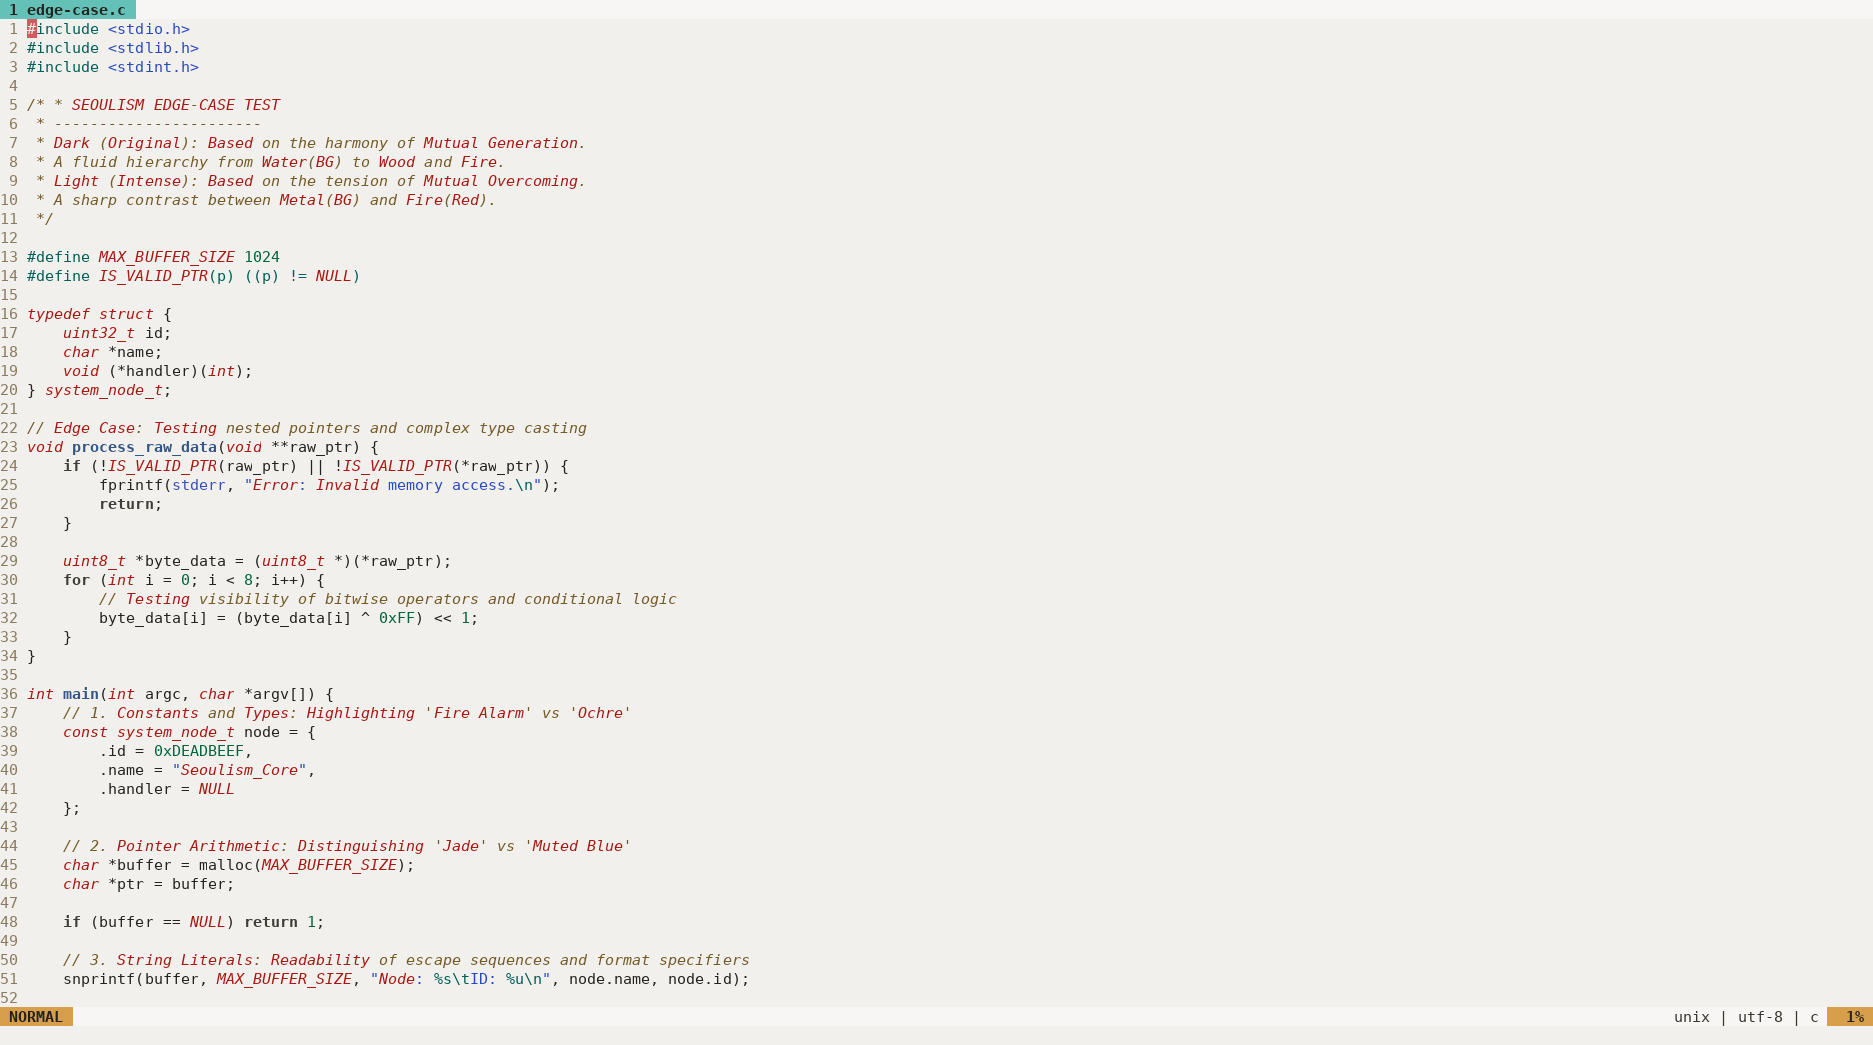

Reproduce this figure in Python.
"""Render code_example.png from the live colorscheme.

Vim opens edge-case.c with colors/seoulism-intense.vim loaded and reports,
for every character, the highlight group it resolves to (syntax items plus
the theme's forced matchadd() rules). The groups' gui colors are read back
from Vim, so the image always reflects the current palette. The tabline and
statusline are drawn from the lightline palette in autoload/.

Requires: vim (with +syntax), matplotlib (for font lookup), Pillow.
Usage:    python3 code_example.py [source.c] [out.png]
"""
import json
import os
import re
import subprocess
import sys
import tempfile

from matplotlib import font_manager
from PIL import Image, ImageDraw, ImageFont

ROOT = os.path.dirname(os.path.abspath(__file__))
SOURCE = sys.argv[1] if len(sys.argv) > 1 else os.path.join(ROOT, 'edge-case.c')
OUTPUT = sys.argv[2] if len(sys.argv) > 2 else os.path.join(ROOT, 'code_example.png')
MAX_LINES = 52
FONT_FAMILY = 'DejaVu Sans Mono'
FONT_SIZE = 15
LINE_HEIGHT = 19
WIDTH = 1873

DUMP_VIM = r"""
function! s:Attr(name) abort
  let id = synIDtrans(hlID(a:name))
  return {'fg': synIDattr(id, 'fg#'), 'bg': synIDattr(id, 'bg#'),
        \ 'bold': synIDattr(id, 'bold') == '1', 'italic': synIDattr(id, 'italic') == '1'}
endfunction
let s:out = {'lines': [], 'groups': {}}
let s:matches = sort(getmatches(), {a, b -> a.priority - b.priority})
for lnum in range(1, min([line('$'), str2nr($MAX_LINES)]))
  let text = getline(lnum)
  let grp = []
  for c in range(strchars(text))
    call add(grp, synIDattr(synIDtrans(synID(lnum, byteidx(text, c) + 1, 1)), 'name'))
  endfor
  for m in s:matches
    let start = 0
    while 1
      let [str, s, e] = matchstrpos(text, m.pattern, start)
      if s < 0 | break | endif
      for c in range(charidx(text, s), charidx(text, e) - 1)
        let grp[c] = m.group
      endfor
      let start = e > s ? e : s + 1
    endwhile
  endfor
  call add(s:out.lines, {'text': text, 'groups': grp})
endfor
for g in ['Normal', 'LineNr', 'Cursor'] + uniq(sort(flatten(map(copy(s:out.lines), 'v:val.groups'))))
  if g != '' | let s:out.groups[g] = s:Attr(g) | endif
endfor
call writefile([json_encode(s:out)], $DUMP_OUT)
qa!
"""


def dump_highlights():
    with tempfile.TemporaryDirectory() as tmp:
        script = os.path.join(tmp, 'dump.vim')
        out = os.path.join(tmp, 'dump.json')
        with open(script, 'w') as f:
            f.write(DUMP_VIM)
        env = dict(os.environ, DUMP_OUT=out, MAX_LINES=str(MAX_LINES))
        subprocess.run(
            ['vim', '-Nu', 'NONE', '-i', 'NONE', '-es',
             '--cmd', 'set rtp^=' + ROOT + ' termguicolors',
             '-c', 'filetype on | syntax on | colorscheme seoulism-intense',
             '-c', 'edit ' + SOURCE.replace(' ', r'\ '),
             '-c', "execute 'doautocmd Syntax' &syntax",
             '-c', 'source ' + script],
            env=env, stdout=subprocess.DEVNULL, check=False)
        with open(out) as f:
            return json.load(f)


def lightline_palette():
    path = os.path.join(ROOT, 'autoload', 'lightline', 'colorscheme', 'seoulism_intense.vim')
    with open(path) as f:
        return dict(re.findall(r"let s:(\w+)\s*=\s*\['(#[0-9a-fA-F]{6})'", f.read()))


def load_fonts():
    fonts = {}
    for bold in (False, True):
        for italic in (False, True):
            prop = font_manager.FontProperties(
                family=FONT_FAMILY, weight='bold' if bold else 'normal',
                style='oblique' if italic else 'normal')
            fonts[bold, italic] = ImageFont.truetype(font_manager.findfont(prop), FONT_SIZE)
    return fonts


def render(data):
    groups = data['groups']
    normal = groups['Normal']
    ll = lightline_palette()
    fonts = load_fonts()
    cw = fonts[False, False].getlength('M')
    lh = LINE_HEIGHT
    height = lh * (len(data['lines']) + 3)

    img = Image.new('RGB', (WIDTH, height), normal['bg'])
    draw = ImageDraw.Draw(img)

    def text(x, y, s, fg, bold=False, italic=False):
        draw.text((x, y + 1), s, font=fonts[bold, italic], fill=fg)

    # Tabline: selected tab uses the lightline tabsel segment (ink on jade)
    draw.rectangle([0, 0, WIDTH, lh - 1], fill=ll['paper'])
    tab = ' 1 ' + os.path.basename(SOURCE) + ' '
    draw.rectangle([0, 0, len(tab) * cw, lh - 1], fill=ll['jade'])
    text(0, 0, tab, ll['ink'], bold=True)

    gutter = len(str(len(data['lines']))) + 1
    for lnum, line in enumerate(data['lines'], 1):
        y = lnum * lh
        num = str(lnum).rjust(gutter - 1) + ' '
        text(0, y, num, groups['LineNr']['fg'])
        x = len(num) * cw
        for col, (ch, group) in enumerate(zip(line['text'], line['groups'])):
            attr = groups.get(group) or normal
            fg = attr['fg'] or normal['fg']
            if lnum == 1 and col == 0:
                draw.rectangle([x, y, x + cw, y + lh - 1], fill=groups['Cursor']['bg'])
                fg = groups['Cursor']['fg']
            elif attr['bg']:
                draw.rectangle([x, y, x + cw, y + lh - 1], fill=attr['bg'])
            text(x, y, ' ' if ch == '\t' else ch, fg, attr['bold'], attr['italic'])
            x += cw

    # Statusline: lightline normal mode
    sy = height - 2 * lh
    draw.rectangle([0, sy, WIDTH, sy + lh - 1], fill=ll['paper'])
    mode = ' NORMAL '
    draw.rectangle([0, sy, len(mode) * cw, sy + lh - 1], fill=ll['honey'])
    text(0, sy, mode, ll['ink'], bold=True)
    pct = '  1% '
    rx = WIDTH - len(pct) * cw
    draw.rectangle([rx, sy, WIDTH, sy + lh - 1], fill=ll['honey'])
    text(rx, sy, pct, ll['ink'], bold=True)
    info = ' unix | utf-8 | c '
    text(rx - len(info) * cw, sy, info, ll['ink_soft'])

    img.save(OUTPUT)


if __name__ == '__main__':
    render(dump_highlights())
